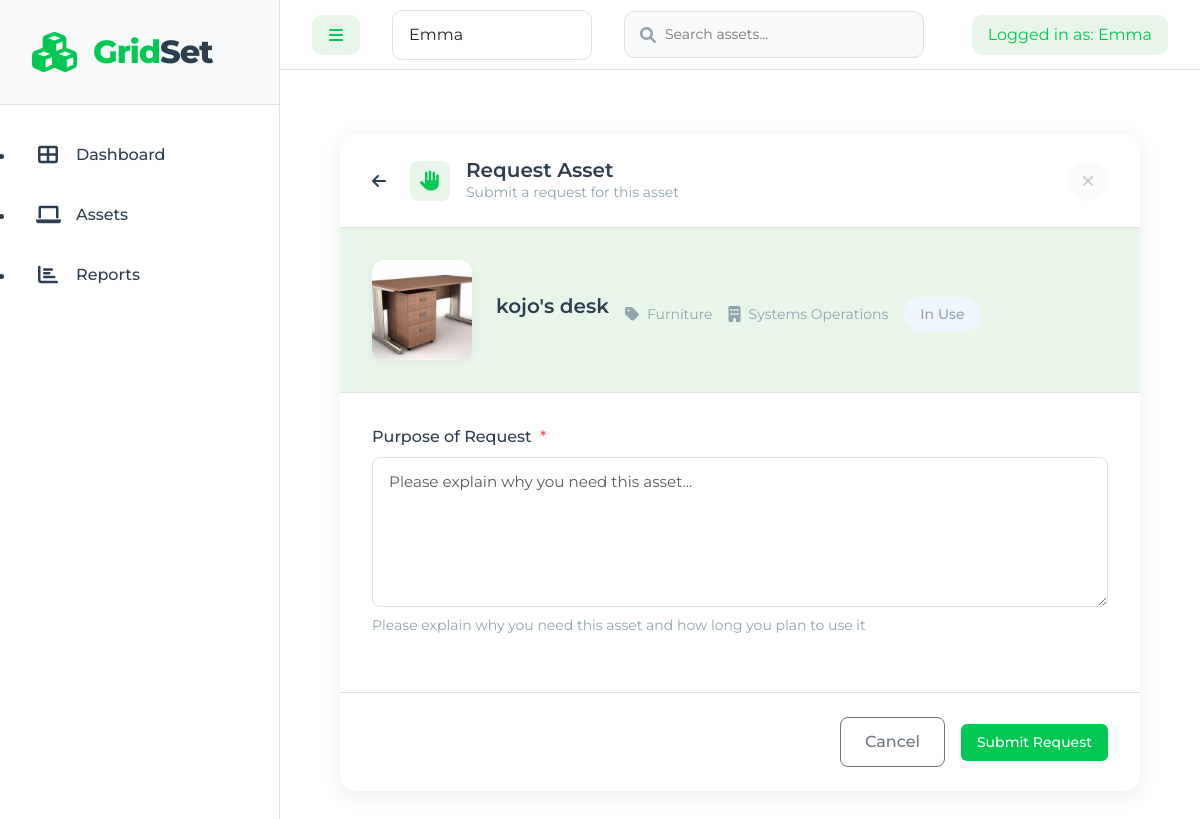
The app's page /assets/4/request/ (signed in) with its own data.
### assets/models.py (models this page shows, shortened)
class Asset(models.Model):
    STATUS_CHOICES = [
        ('available', 'Available'),
        ('in_use', 'In Use'),
        ('maintenance', 'Under Maintenance'),
        ('retired', 'Retired')
    ]
    CATEGORY_CHOICES = [
        ('furniture', 'Furniture'),
        ('technology', 'Technology'),
        ('vehicles', 'Vehicles'),
        ('office_supplies', 'Office Supplies'),
        ('machinery', 'Machinery / Equipment')
    ]
    name = models.CharField(max_length=200)
    description = models.TextField(blank=True)
    category = models.CharField(max_length=50, choices=CATEGORY_CHOICES)
    department = models.ForeignKey(Department, on_delete=models.CASCADE)
    status = models.CharField(max_length=20, choices=STATUS_CHOICES, default='available')
    assigned_to = models.ForeignKey(User, on_delete=models.SET_NULL, null=True, blank=True, related_name='assigned_assets')
    created_at = models.DateTimeField(auto_now_add=True)
    updated_at = models.DateTimeField(auto_now=True)
    image = models.ImageField(upload_to='assets/', null=True, blank=True)
    class Meta:
        ordering = ['-created_at']

class Department(models.Model):
    name = models.CharField(max_length=100, unique=True)
    def __str__(self):
        return self.name

### assets/views.py (the view)
# urls.py: path('assets/<int:pk>/request/', views.request_asset, name='request_asset'),
@login_required
def request_asset(request, pk):
    asset = get_object_or_404(Asset, pk=pk)
    if request.method == 'POST':
        form = AssetRequestForm(request.POST)
        if form.is_valid():
            asset_request = form.save(commit=False)
            asset_request.asset = asset
            asset_request.user = request.user
            asset_request.save()
            if request.headers.get('X-Requested-With') == 'XMLHttpRequest':
                return JsonResponse({'success': True})
            messages.success(request, 'Asset request submitted successfully!')
            return redirect('asset_list')
    else:
        form = AssetRequestForm()
    return render(request, 'assets/request_asset.html', {
        'form': form,
        'asset': asset
    })

### assets/forms.py
class AssetRequestForm(forms.ModelForm):
    purpose = forms.CharField(
        widget=forms.Textarea(attrs={
            'class': 'form-control',
            'rows': 3,
            'placeholder': 'Please explain why you need this asset...'
        }),
        required=True
    )
    class Meta:
        model = AssetRequest
        fields = ['purpose']

### assets/views.py (called while the page is built)
def get_context_data(request):
    context = {}
    if settings.DEBUG:
        context['available_users'] = User.objects.all().order_by('-is_staff', 'username')
        context['debug'] = True
    return context

### assets/templates/assets/request_asset.html (shortened to what this page needs)
{% extends 'assets/base.html' %}
{% block content %}
<div class="modal-style-form">
    <div class="form-header">
        <div class="header-left">
            <a href="{% url 'asset_detail' pk=asset.pk %}" class="back-btn">
                <i class="fas fa-arrow-left"></i>
            </a>
            <div class="header-title">
                <div class="title-icon">
                    <i class="fas fa-hand-paper"></i>
                </div>
                <div>
                    <h2>Request Asset</h2>
                    <p>Submit a request for this asset</p>
                </div>
            </div>
        </div>
        <button class="btn-close" onclick="window.history.back()">
            <i class="fas fa-times"></i>
        </button>
    </div>
    <div class="request-summary">
        <div class="asset-preview">
            {% if asset.image %}
                <img src="{{ asset.image.url }}" alt="{{ asset.name }}" class="asset-image">
            {% else %}
                <div class="placeholder-image">
                    <i class="fas fa-box"></i>
                </div>
            {% endif %}
            <div class="asset-info">
                <h3>{{ asset.name }}</h3>
                <div class="asset-meta">
                    <span class="category">
                        <i class="fas fa-tag"></i>
                        {{ asset.get_category_display }}
                    </span>
                    <span class="department">
                        <i class="fas fa-building"></i>
                        {{ asset.department }}
                    </span>
                    <span class="status-badge status-{{ asset.status }}">
                        {{ asset.get_status_display }}
                    </span>
                </div>
            </div>
        </div>
    </div>
    <form method="post" class="modern-form">
        <div class="form-content">
            <div class="form-group">
                <label for="{{ form.purpose.id_for_label }}">Purpose of Request <span class="required">*</span></label>
                {{ form.purpose }}
                <small>Please explain why you need this asset and how long you plan to use it</small>
            </div>
        </div>
        <div class="form-actions">
            <button type="button" class="btn btn-outline-secondary" onclick="window.history.back()">Cancel</button>
            <button type="submit" class="btn btn-primary">Submit Request</button>
        </div>
    </form>
</div>
{% endblock %}

### assets/templates/assets/base.html (shortened to what this page needs)
<!DOCTYPE html>
<html lang="en">
<head>
    <link href="https://cdn.jsdelivr.net/npm/bootstrap@5.3.2/dist/css/bootstrap.min.css" rel="stylesheet">
    <link href="https://cdnjs.cloudflare.com/ajax/libs/font-awesome/6.0.0/css/all.min.css" rel="stylesheet">
    <link rel="stylesheet" href="/static/styles.css">
</head>
<body>
    <div class="app-wrapper">
        <nav id="sidebar">
            <div class="sidebar-header">
                <div class="logo">
                    <i class="fas fa-cubes logo-icon"></i>
                    <div class="logo-text">
                        <span class="logo-grid">Grid</span><span class="logo-set">Set</span>
                    </div>
                </div>
            </div>
            <ul class="sidebar-menu">
                <li class="{% if request.resolver_match.url_name == 'dashboard' %}active{% endif %}">
                    <a href="{% url 'dashboard' %}">
                        <i class="fas fa-th-large"></i>
                        <span>Dashboard</span>
                    </a>
                </li>
                <li class="{% if request.resolver_match.url_name == 'asset_list' %}active{% endif %}">
                    <a href="{% url 'asset_list' %}">
                        <i class="fas fa-laptop"></i>
                        <span>Assets</span>
                    </a>
                </li>
                <li class="{% if request.resolver_match.url_name == 'reports' %}active{% endif %}">
                    <a href="{% url 'reports' %}">
                        <i class="fas fa-chart-bar"></i>
                        <span>Reports</span>
                    </a>
                </li>
            </ul>
        </nav>
        <div id="main-content">
            <nav class="top-nav">
                <div class="nav-left">
                    <button type="button" id="sidebarCollapse" class="btn">
                        <i class="fas fa-bars"></i>
                    </button>
                    {% if debug %}
                        <div class="user-switcher">
                            <form method="post" action="{% url 'switch_user' %}" class="user-switcher-form">
                                <select name="user_id" class="form-select" onchange="this.form.submit()">
                                    {% for user in available_users %}
                                        <option value="{{ user.id }}" {% if user == request.user %}selected{% endif %}>
                                            {{ user.get_full_name|default:user.username }}
                                        </option>
                                    {% endfor %}
                                </select>
                            </form>
                        </div>
                    {% endif %}
                    <div class="search-container">
                        <form method="get" action="{% url 'asset_list' %}" class="search-form">
                            <input
                                type="text"
                                name="q"
                                placeholder="Search assets..."
                                class="search-input"
                                value="{{ search_query|default:'' }}"
                                autocomplete="off"
                            >
                        </form>
                    </div>
                </div>
                <div class="nav-right">
                    <div class="current-user">
                        <span>Logged in as: {{ request.user.get_full_name|default:request.user.username }}</span>
                    </div>
                </div>
            </nav>
            <div class="content-wrapper">
                {% block content %}
                {% endblock %}
            </div>
        </div>
    </div>
</body>
</html>

### records on screen
Asset: image (picture), name "kojo's desk", category "Furniture", department "Systems Operations", status "In Use"

### other values on screen
{{ request.user.get_full_name|default:request.user.username }} "Emma"
form field user_id "Emma"
